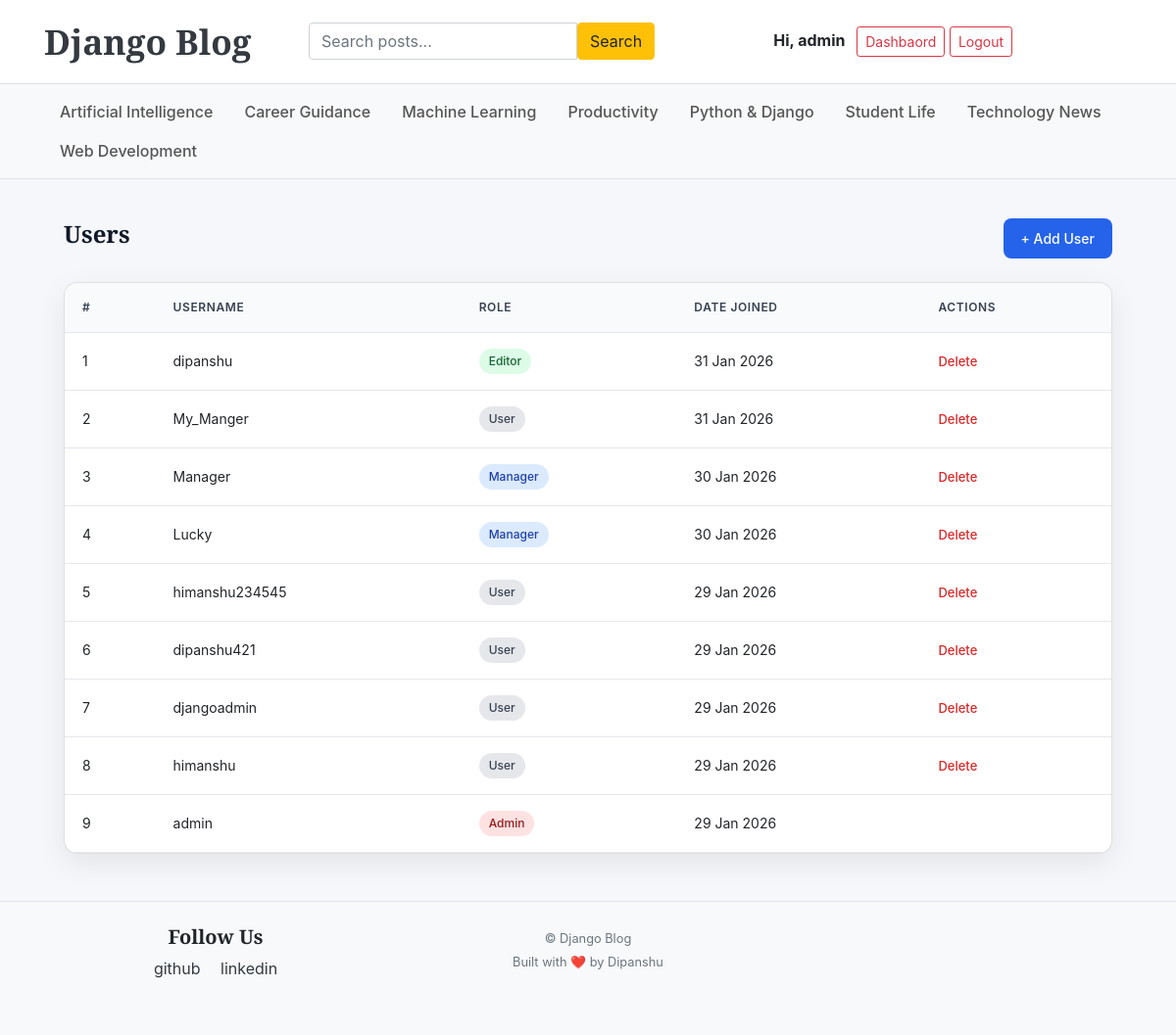
Screenshot of /dashboard/users/ (signed in) with the database file from the repository.
### Blog/models.py (models this page shows, shortened)
class Category(models.Model):
    name = models.CharField(max_length=50, unique=True)
    created_at = models.DateTimeField(auto_now_add=True)
    updated_at = models.DateTimeField(auto_now=True)
    class Meta:
        verbose_name_plural = "Categories"
        ordering = ["name"]

### assignments/models.py (models this page shows, shortened)
class SocialLink(models.Model):
    PLATFORM_CHOICES = (
        ("facebook", "Facebook"),
        ("instagram", "Instagram"),
        ("linkedin", "LinkedIn"),
        ("twitter", "Twitter / X"),
        ("github", "GitHub"),
        ("youtube", "YouTube"),
    )
    platform = models.CharField(
        max_length=25,
        choices=PLATFORM_CHOICES,
        unique=True
    )
    link = models.URLField(max_length=200)
    created_at = models.DateTimeField(auto_now_add=True)
    updated_at = models.DateTimeField(auto_now=True)

### dsahbords/views.py (the view)
# urls.py: path('users/', views.users_list, name='users_list'),
@login_required(login_url='login')
@user_passes_test(can_manage_users)
def users_list(request):
    users = User.objects.prefetch_related('groups').order_by('-date_joined')
    data = []
    for u in users:
        if u.is_superuser:
            role = 'admin'
        elif u.groups.filter(name__iexact='manager').exists():
            role = 'manager'
        elif u.groups.filter(name__iexact='editor').exists():
            role = 'editor'
        else:
            role = 'user'
        data.append({
            'id': u.id,
            'username': u.username,
            'date_joined': u.date_joined,
            'is_superuser': u.is_superuser,
            'role': role,
        })
    return render(request, 'dashboard/users.html', {
        'users': data,
        'can_manage_users': True,
    })

### Blog/context_processors.py (called while the page is built)
def get_categories(request):
    categories = Category.objects.all()
    return dict(categories = categories)

def get_social_link(request):
    social_links = SocialLink.objects.all()
    return dict(social_links = social_links)

def user_role(request):
    if request.user.is_authenticated:
        return {
            'is_manager': request.user.groups.filter(name='Manager').exists()
        }
    return {}

def dashboard_permissions(request):
    if request.user.is_authenticated:
        return {
            'can_manage_blog_cat': can_manage_blog_cat(request.user),
            'can_manage_users': can_manage_users(request.user),
        }
    return {}

### dsahbords/permissions.py (called while the page is built)
def is_admin(user):
    return user.is_authenticated and user.is_superuser

def can_manage_blog_cat(user):
    return is_admin(user) or is_manager(user) or is_editor(user)

def can_manage_users(user):
    return is_admin(user) or is_manager(user)

### dsahbords/views.py (called while the page is built)
def can_manage_users(user):
    return (
        user.is_authenticated and (
            user.is_superuser or
            user.groups.filter(name='Manager').exists()
        )
    )

### templates/dashboard/users.html (shortened to what this page needs)
{% extends 'base.html' %}
{% block content %}
<div class="page-wrapper">
    <div class="page-header">
        <h2>Users</h2>
        {% if can_manage_users %}
            <a href="{% url 'add_user' %}" class="btn-primary">+ Add User</a>
        {% endif %}
    </div>
    <div class="card">
        <table>
            <thead>
                <tr>
                    <th>#</th>
                    <th>Username</th>
                    <th>Role</th>
                    <th>Date Joined</th>
                    {% if can_manage_users %}
                        <th>Actions</th>
                    {% endif %}
                </tr>
            </thead>
            <tbody>
                {% for u in users %}
                <tr>
                    <td>{{ forloop.counter }}</td>
                    <td>{{ u.username }}</td>
       <td>
    {% if u.role == 'admin' %}
        <span class="role-badge role-admin">Admin</span>
    {% elif u.role == 'manager' %}
        <span class="role-badge role-manager">Manager</span>
    {% elif u.role == 'editor' %}
        <span class="role-badge role-editor">Editor</span>
    {% else %}
        <span class="role-badge role-user">User</span>
    {% endif %}
</td>
                    <td>{{ u.date_joined|date:"d M Y" }}</td>
                    {% if can_manage_users %}
                    <td>
                        {% if not u.is_superuser %}
                        <form method="post"
                              action="{% url 'delete_user' u.id %}"
                              style="display:inline;">
                            <button class="action-btn delete-btn"
                                    onclick="return confirm('Delete this user permanently?');">
                                Delete
                            </button>
                        </form>
                        {% endif %}
                    </td>
                    {% endif %}
                </tr>
                {% endfor %}
            </tbody>
        </table>
    </div>
</div>
{% endblock %}

### templates/base.html (shortened to what this page needs)
{% load static %}
<!DOCTYPE html>
<html lang="en">
<head>
    <link href="https://getbootstrap.com/docs/4.0/dist/css/bootstrap.min.css" rel="stylesheet">
    <link href="{% static 'css/blog.css' %}" rel="stylesheet">
    <link rel="stylesheet"
      href="https://cdnjs.cloudflare.com/ajax/libs/font-awesome/6.5.1/css/all.min.css"
>
</head>
<body>
<header class="main-header py-3 border-bottom">
    <div class="container">
        <div class="row align-items-center">
            <div class="col-md-3 col-6">
                <a href="{% url 'home' %}" class="blog-logo text-dark fw-bold text-decoration-none">
                    Django Blog
                </a>
            </div>
           <form action="{% url 'search' %}" method="get">
    <div class="input-group">
        <input
            class="form-control"
            type="text"
            name="q"
            placeholder="Search posts..."
        >
        <button class="btn btn-warning" type="submit">
            Search
        </button>
    </div>
</form>
        <div class="col-md-4 col-12 text-md-right text-center">
    {% if not user.is_authenticated %}
        <a class="btn btn-sm btn-outline-dark mr-2" href="{% url 'login' %}">
            Login
        </a>
        <a class="btn btn-sm btn-warning" href="{% url 'register' %}">
            Register
        </a>
    {% else %}
        <span class="mr-2 font-weight-bold">
            Hi, {{ user.username }}
        </span>
         <a class="btn btn-sm btn-outline-danger" href="{% url 'dashboard' %}">
            Dashbaord
        </a>
        <a class="btn btn-sm btn-outline-danger" href="{% url 'logout' %}">
            Logout
        </a>
    {% endif %}
</div>
        </div>
    </div>
</header>
<div class="bg-light border-bottom">
    <div class="container">
        <nav class="nav category-bar py-2 d-flex flex-wrap justify-content-center justify-content-md-start">
            {% for cat in categories %}
                <a class="nav-link px-3" href="{% url 'posts_by_category' cat.id %}">
                    {{ cat.name }}
                </a>
            {% empty %}
                <span class="text-muted">No categories</span>
            {% endfor %}
        </nav>
    </div>
</div>
<main class="container mt-4">
    {% block content %}
    {% endblock %}
</main>
<footer class="site-footer mt-5 pt-4 pb-4 bg-light border-top">
    <div class="container">
        <div class="row">
            {% if social_links %}
            <div class="col-md-4 mb-3 text-center">
                <h5 class="font-weight-bold">Follow Us</h5>
                <ul class="list-inline mt-2">
                    {% for i in social_links %}
                        <li class="list-inline-item mx-2">
                            <a href="{{ i.link }}" target="_blank" class="text-dark">
                                {{ i.platform }}
                            </a>
                        </li>
                    {% endfor %}
                </ul>
            </div>
            {% endif %}
            <div class="col-md-4 mb-3 text-right text-md-center">
                <small class="text-muted">
                    © {{ now|date:"Y" }} Django Blog<br>
                    Built with ❤️ by Dipanshu
                </small>
            </div>
        </div>
    </div>
</footer>
</body>
</html>

### static/css/blog.css (style rules this page uses)
h1, h2, h3, h4, h5, h6 { font-family: "Playfair Display", Georgia, "Times New Roman", serif; }

### templates/base.html (style rules this page uses)
body { background-color: #f8f9fa; }
.main-header { background: #ffffff; border-bottom: 1px solid #e5e5e5; position: sticky; top: 0; z-index: 1000; }
.blog-logo { font-family: "Playfair Display", serif; font-size: 2.2rem; font-weight: 700; }
.category-bar a { color: #555; font-weight: 500; transition: 0.3s; }
.site-footer { background: #ffffff; border-top: 1px solid #e5e5e5; padding: 20px 0; margin-top: 50px; }
.site-footer small { color: #777; }

### templates/dashboard/users.html (style rules this page uses)
body { background: #f5f7fb; }
.page-wrapper { max-width: 1200px; margin: 40px auto; padding: 0 20px; }
.page-header { display: flex; justify-content: space-between; align-items: center; margin-bottom: 24px; }
.page-header h2 { font-size: 24px; font-weight: 600; color: #111827; }
.btn-primary { background: #2563eb; color: #fff; padding: 10px 18px; border-radius: 8px; text-decoration: none; font-size: 14px; font-weight: 500; }
.card { background: #ffffff; border-radius: 14px; box-shadow: 0 10px 30px rgba(0,0,0,0.08); overflow: hidden; }
table { width: 100%; border-collapse: collapse; }
th, td { padding: 16px 18px; text-align: left; font-size: 14px; border-bottom: 1px solid #e5e7eb; }
th { background: #f8fafc; font-size: 12px; font-weight: 600; color: #374151; text-transform: uppercase; letter-spacing: 0.05em; }
.role-badge { padding: 4px 10px; border-radius: 999px; font-size: 12px; font-weight: 500; display: inline-block; }
.role-admin { background: #fee2e2; color: #991b1b; }
.role-manager { background: #dbeafe; color: #1e40af; }
.role-editor { background: #dcfce7; color: #166534; }
.role-user { background: #e5e7eb; color: #374151; }
.action-btn { font-size: 13px; font-weight: 500; text-decoration: none; margin-right: 12px; cursor: pointer; }
.delete-btn { color: #dc2626; background: none; border: none; padding: 0; }

### rows the page displays
Category: name "Artificial Intelligence"
Category: name "Career Guidance"
Category: name "Machine Learning"
Category: name "Productivity"
Category: name "Python & Django"
Category: name "Student Life"
Category: name "Technology News"
Category: name "Web Development"
SocialLink: platform "github"
SocialLink: platform "linkedin"

### other values shown
{{ user.username }} "admin"
{{ u.username }} "dipanshu" "My_Manger" "Manager" "Lucky" "himanshu234545" "dipanshu421" "djangoadmin" "himanshu" "admin"
{{ u.date_joined|date:"d M Y" }} "31 Jan 2026" "31 Jan 2026" "30 Jan 2026" "30 Jan 2026" "29 Jan 2026" "29 Jan 2026" "29 Jan 2026" "29 Jan 2026" "29 Jan 2026"
